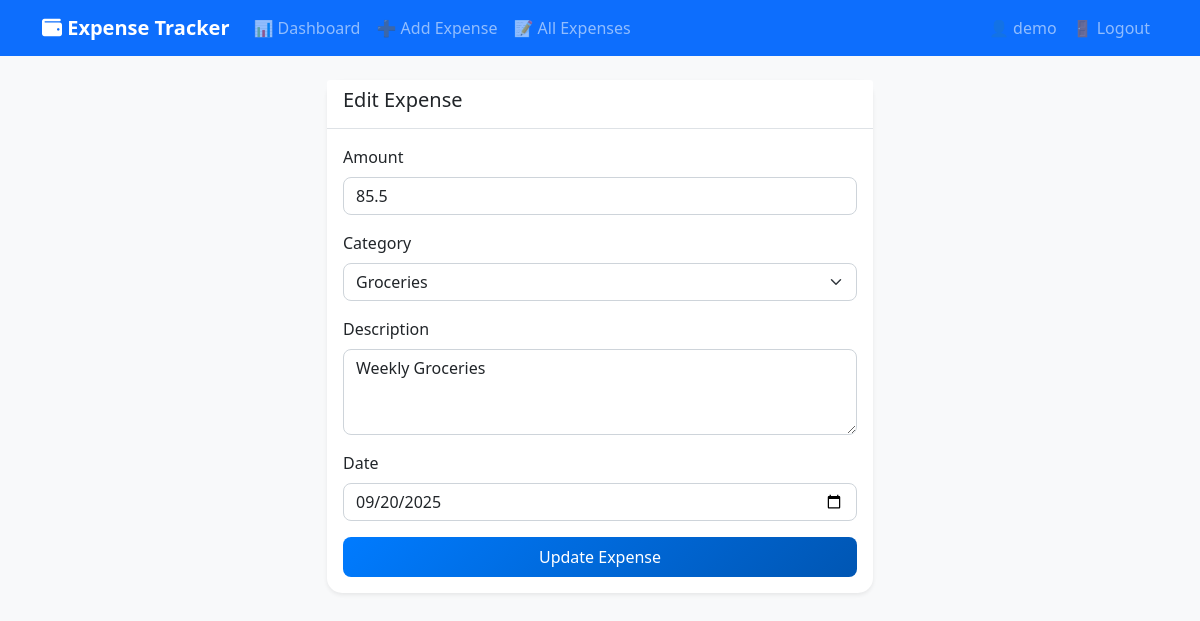
/edit_expense/1 (signed in), run on the app's committed database.
### models.py (models this page shows, shortened)
class User(UserMixin, db.Model):
    id = db.Column(db.Integer, primary_key=True)
    username = db.Column(db.String(80), unique=True, nullable=False)
    email = db.Column(db.String(120), unique=True, nullable=False)
    password_hash = db.Column(db.String(128))
    expenses = db.relationship('Expense', backref='user', lazy=True)
    created_at = db.Column(db.DateTime, default=datetime.utcnow)

class Expense(db.Model):
    id = db.Column(db.Integer, primary_key=True)
    amount = db.Column(db.Float, nullable=False)
    category = db.Column(db.String(50), db.ForeignKey('category.name'), nullable=False)
    description = db.Column(db.String(200), nullable=True)
    date = db.Column(db.Date, nullable=False)
    created_at = db.Column(db.DateTime, default=datetime.utcnow)
    user_id = db.Column(db.Integer, db.ForeignKey('user.id'), nullable=False)
    category_info = db.relationship('Category', backref=db.backref('expenses', lazy=True))

### app.py (the view, shortened to what this page needs)
@app.route('/edit_expense/<int:id>', methods=['GET', 'POST'])
def edit_expense(id):
    expense = Expense.query.get_or_404(id)
    form = ExpenseForm(obj=expense)
    return render_template('add_expense.html', form=form, expense=expense)

### forms.py
class ExpenseForm(FlaskForm):
    amount = FloatField('Amount', validators=[
        DataRequired(message='Amount is required'),
        NumberRange(min=0.01, message='Amount must be greater than 0')
    ])
    category = SelectField('Category', validators=[DataRequired()])
    def __init__(self, *args, **kwargs):
        super(ExpenseForm, self).__init__(*args, **kwargs)
        from models import Category
        self.category.choices = [(c.name, c.name) for c in Category.query.order_by(Category.name).all()]
    description = TextAreaField('Description', validators=[
        Length(max=200, message='Description must be less than 200 characters')
    ])
    date = DateField('Date', validators=[DataRequired()], default=date.today)

### templates/add_expense.html (shortened to what this page needs)
{% extends "base.html" %}
{% block content %}
<div class="row justify-content-center">
    <div class="col-md-6">
        <div class="card">
            <div class="card-header">
                <h5>{% if expense %}Edit Expense{% else %}Add New Expense{% endif %}</h5>
            </div>
            <div class="card-body">
                <form method="POST">
                    <div class="mb-3">
                        {{ form.amount.label(class="form-label") }}
                        {{ form.amount(class="form-control") }}
                    </div>
                    <div class="mb-3">
                        {{ form.category.label(class="form-label") }}
                        {{ form.category(class="form-select") }}
                    </div>
                    <div class="mb-3">
                        {{ form.description.label(class="form-label") }}
                        {{ form.description(class="form-control", rows="3") }}
                    </div>
                    <div class="mb-3">
                        {{ form.date.label(class="form-label") }}
                        {{ form.date(class="form-control") }}
                    </div>
                    <div class="d-grid">
                        <button type="submit" class="btn btn-primary">
                            {% if expense %}Update Expense{% else %}Add Expense{% endif %}
                        </button>
                    </div>
                </form>
            </div>
        </div>
    </div>
</div>
{% endblock %}

### templates/base.html (shortened to what this page needs)
<!DOCTYPE html>
<html lang="en">
<head>
    <link href="https://cdn.jsdelivr.net/npm/bootstrap@5.1.3/dist/css/bootstrap.min.css" rel="stylesheet">
    <link href="https://cdnjs.cloudflare.com/ajax/libs/font-awesome/6.0.0/css/all.min.css" rel="stylesheet">
    <link href="{{ url_for('static', filename='css/style.css') }}" rel="stylesheet">
</head>
<body>
    <nav class="navbar navbar-expand-lg navbar-dark bg-primary">
        <div class="container">
            <a class="navbar-brand" href="{{ url_for('dashboard') }}">
                <i class="fas fa-wallet"></i> Expense Tracker
            </a>
            <div class="collapse navbar-collapse" id="navbarNav">
                            <ul class="navbar-nav me-auto">
                {% if current_user.is_authenticated %}
                <li class="nav-item">
                    <a class="nav-link" href="{{ url_for('dashboard') }}">📊 Dashboard</a>
                </li>
                <li class="nav-item">
                    <a class="nav-link" href="{{ url_for('add_expense') }}">➕ Add Expense</a>
                </li>
                <li class="nav-item">
                    <a class="nav-link" href="{{ url_for('expenses') }}">📝 All Expenses</a>
                </li>
                {% endif %}
            </ul>
            <ul class="navbar-nav">
                {% if current_user.is_authenticated %}
                <li class="nav-item">
                    <span class="nav-link">👤 {{ current_user.username }}</span>
                </li>
                <li class="nav-item">
                    <a class="nav-link" href="{{ url_for('logout') }}">🚪 Logout</a>
                </li>
                {% endif %}
            </ul>
            </div>
        </div>
    </nav>
    <div class="container mt-4">
        {% block content %}{% endblock %}
    </div>
</body>
</html>

### static/css/style.css (style rules this page uses)
:root { --primary-color: #007bff; --success-color: #28a745; --info-color: #17a2b8; --warning-color: #ffc107; --danger-color: #dc3545; --dark-color: #343a40; --light-color: #f8f9fa; }
body { background-color: var(--light-color); font-family: 'Segoe UI', Tahoma, Geneva, Verdana, sans-serif; }
.navbar-brand { font-weight: bold; }
.card { border: none; border-radius: 15px; box-shadow: 0 0.125rem 0.25rem rgba(0, 0, 0, 0.075); transition: box-shadow 0.15s ease-in-out; }
.card-header { background-color: white; border-bottom: 1px solid #dee2e6; font-weight: 600; }
.btn { border-radius: 8px; font-weight: 500; padding: 0.5rem 1rem; }
.btn-primary { background: linear-gradient(135deg, #007bff, #0056b3); border: none; }
.form-control, .form-select { border-radius: 8px; border: 1px solid #ced4da; transition: border-color 0.15s ease-in-out, box-shadow 0.15s ease-in-out; }

### data on the page
User: username "demo"
Expense: amount "85.5", category "Groceries", description "Weekly Groceries", date "09/20/2025"
